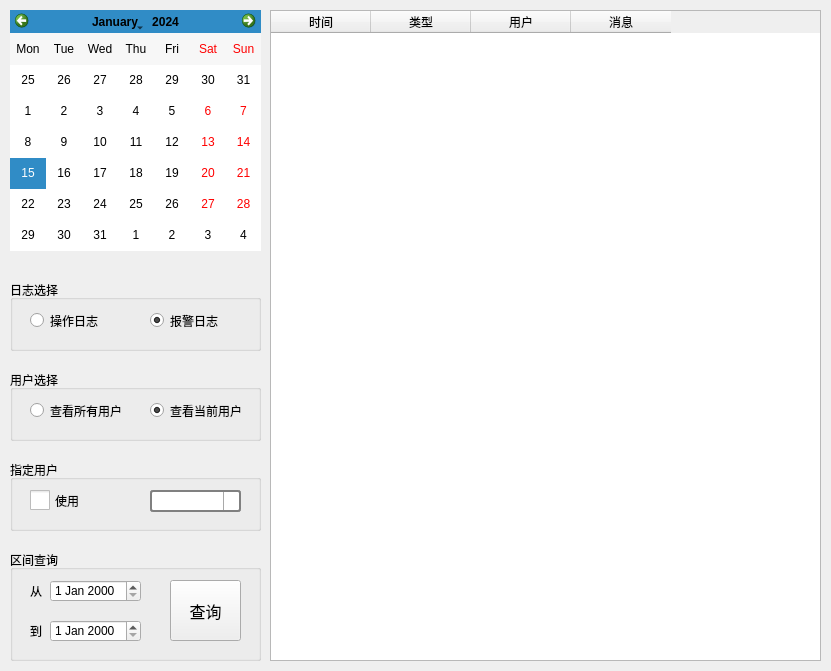
<?xml version="1.0" encoding="UTF-8"?>
<ui version="4.0">
 <class>LogInfo</class>
 <widget class="QWidget" name="LogInfo">
  <property name="geometry">
   <rect>
    <x>0</x>
    <y>0</y>
    <width>831</width>
    <height>671</height>
   </rect>
  </property>
  <property name="windowTitle">
   <string>Form</string>
  </property>
  <widget class="QCalendarWidget" name="calendarWidget">
   <property name="geometry">
    <rect>
     <x>10</x>
     <y>10</y>
     <width>251</width>
     <height>241</height>
    </rect>
   </property>
   <property name="styleSheet">
    <string notr="true">color: rgb(0, 0, 0);</string>
   </property>
   <property name="gridVisible">
    <bool>false</bool>
   </property>
   <property name="verticalHeaderFormat">
    <enum>QCalendarWidget::NoVerticalHeader</enum>
   </property>
  </widget>
  <widget class="QTableWidget" name="tableWidget">
   <property name="geometry">
    <rect>
     <x>270</x>
     <y>10</y>
     <width>551</width>
     <height>651</height>
    </rect>
   </property>
   <property name="styleSheet">
    <string notr="true">font: 9pt &quot;黑体&quot;;</string>
   </property>
   <property name="rowCount">
    <number>0</number>
   </property>
   <attribute name="horizontalHeaderDefaultSectionSize">
    <number>100</number>
   </attribute>
   <attribute name="horizontalHeaderMinimumSectionSize">
    <number>25</number>
   </attribute>
   <column>
    <property name="text">
     <string>时间</string>
    </property>
   </column>
   <column>
    <property name="text">
     <string>类型</string>
    </property>
   </column>
   <column>
    <property name="text">
     <string>用户</string>
    </property>
   </column>
   <column>
    <property name="text">
     <string>消息</string>
    </property>
   </column>
  </widget>
  <widget class="QGroupBox" name="groupBox">
   <property name="geometry">
    <rect>
     <x>10</x>
     <y>280</y>
     <width>251</width>
     <height>71</height>
    </rect>
   </property>
   <property name="title">
    <string>日志选择</string>
   </property>
   <widget class="QRadioButton" name="operate_log">
    <property name="geometry">
     <rect>
      <x>20</x>
      <y>30</y>
      <width>89</width>
      <height>21</height>
     </rect>
    </property>
    <property name="text">
     <string>操作日志</string>
    </property>
   </widget>
   <widget class="QRadioButton" name="alarm_log">
    <property name="geometry">
     <rect>
      <x>140</x>
      <y>30</y>
      <width>89</width>
      <height>21</height>
     </rect>
    </property>
    <property name="text">
     <string>报警日志</string>
    </property>
    <property name="checked">
     <bool>true</bool>
    </property>
   </widget>
  </widget>
  <widget class="QGroupBox" name="groupBox_2">
   <property name="geometry">
    <rect>
     <x>10</x>
     <y>370</y>
     <width>251</width>
     <height>71</height>
    </rect>
   </property>
   <property name="title">
    <string>用户选择</string>
   </property>
   <widget class="QRadioButton" name="current_user">
    <property name="geometry">
     <rect>
      <x>140</x>
      <y>30</y>
      <width>101</width>
      <height>21</height>
     </rect>
    </property>
    <property name="text">
     <string>查看当前用户</string>
    </property>
    <property name="checked">
     <bool>true</bool>
    </property>
   </widget>
   <widget class="QRadioButton" name="all_user">
    <property name="geometry">
     <rect>
      <x>20</x>
      <y>30</y>
      <width>101</width>
      <height>21</height>
     </rect>
    </property>
    <property name="text">
     <string>查看所有用户</string>
    </property>
   </widget>
  </widget>
  <widget class="QGroupBox" name="groupBox_4">
   <property name="geometry">
    <rect>
     <x>10</x>
     <y>550</y>
     <width>251</width>
     <height>111</height>
    </rect>
   </property>
   <property name="title">
    <string>区间查询</string>
   </property>
   <widget class="QLabel" name="label">
    <property name="geometry">
     <rect>
      <x>20</x>
      <y>30</y>
      <width>16</width>
      <height>21</height>
     </rect>
    </property>
    <property name="text">
     <string>从</string>
    </property>
   </widget>
   <widget class="QDateEdit" name="dateStart">
    <property name="geometry">
     <rect>
      <x>40</x>
      <y>30</y>
      <width>91</width>
      <height>22</height>
     </rect>
    </property>
   </widget>
   <widget class="QDateEdit" name="dateEnd">
    <property name="geometry">
     <rect>
      <x>40</x>
      <y>70</y>
      <width>91</width>
      <height>22</height>
     </rect>
    </property>
   </widget>
   <widget class="QLabel" name="label_2">
    <property name="geometry">
     <rect>
      <x>20</x>
      <y>70</y>
      <width>16</width>
      <height>21</height>
     </rect>
    </property>
    <property name="text">
     <string>到</string>
    </property>
   </widget>
   <widget class="QPushButton" name="query">
    <property name="geometry">
     <rect>
      <x>160</x>
      <y>30</y>
      <width>71</width>
      <height>61</height>
     </rect>
    </property>
    <property name="font">
     <font>
      <family>黑体</family>
      <pointsize>12</pointsize>
      <weight>9</weight>
      <italic>false</italic>
      <bold>false</bold>
     </font>
    </property>
    <property name="styleSheet">
     <string notr="true">QPushButton {    
    border-radius: 10px;
    background-color: #00bcd4;
	font: 75 12pt &quot;黑体&quot;;
	color: white;
}

QPushButton:hover{
	background-color: #03a9f4;
	color: white;
}

QPushButton:pressed{
	background-color: #2196f3;
    border-style: inset;
}2196f3</string>
    </property>
    <property name="text">
     <string>查询</string>
    </property>
   </widget>
  </widget>
  <widget class="QGroupBox" name="groupBox_3">
   <property name="geometry">
    <rect>
     <x>10</x>
     <y>460</y>
     <width>251</width>
     <height>71</height>
    </rect>
   </property>
   <property name="title">
    <string>指定用户</string>
   </property>
   <widget class="QCheckBox" name="en">
    <property name="geometry">
     <rect>
      <x>20</x>
      <y>30</y>
      <width>61</width>
      <height>21</height>
     </rect>
    </property>
    <property name="styleSheet">
     <string notr="true">QCheckBox {
    spacing: 5px;
}

QCheckBox::indicator {
    width: 20px;
    height: 20px;
}

QCheckBox::indicator:unchecked {
    image: url(:/icon/res/check_unchecked.png);
}

QCheckBox::indicator:checked {
    image: url(:/icon/res/check_checked.png);
}</string>
    </property>
    <property name="text">
     <string>使用</string>
    </property>
   </widget>
   <widget class="QComboBox" name="user_list">
    <property name="geometry">
     <rect>
      <x>140</x>
      <y>30</y>
      <width>91</width>
      <height>22</height>
     </rect>
    </property>
    <property name="styleSheet">
     <string notr="true">QComboBox {
    border: 2px solid gray;
    border-radius: 3px;
    min-width: 6em;
}


QComboBox::drop-down {
    subcontrol-origin: padding;
    subcontrol-position: top right;
    width: 15px;
    border-left-width: 1px;  
	border-left-color: darkgray;
    border-left-style: solid;
    border-top-right-radius: 3px;
    border-bottom-right-radius: 3px;
}

QComboBox::down-arrow {
    image: url(:/icon/res/ui_down_arrow.png);
}

QComboBox::down-arrow:on {
    top: 1px;
    left: 1px;
}


</string>
    </property>
   </widget>
  </widget>
 </widget>
 <resources/>
 <connections/>
</ui>
